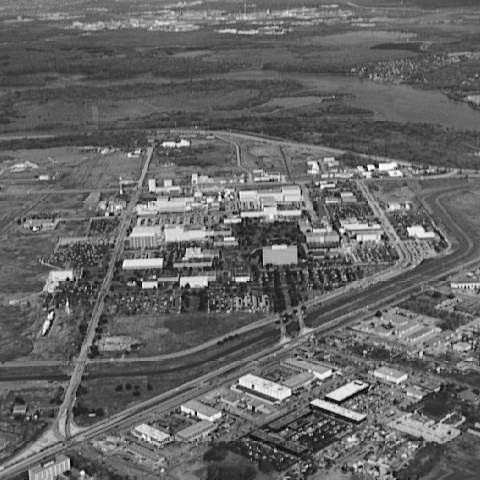
#> input picture HW3-1/aerial_view.tif, 480 x 480 px
$ jupyter execute HW3-1_code.ipynb
#> lines starting #> are read from the running program, lines starting #| are printed output that depends on the picture
# Libraries

[cell 1]
import cv2
import numpy as np
import matplotlib.pyplot as plt
import bisect

# Load Image

[cell 2]
img = cv2.imread('aerial_view.tif', cv2.IMREAD_GRAYSCALE)
#> img is the input picture: shape (480, 480); min 0, max 254, mean 101.2
img

# Useful Fucntions

[cell 3]
"""
Note:
    The variables mentioned below are all from the textbook:
    R. C. Gonzalez and R. E. Woods, "Digital Image Processing", 4th ed. (PIE) Pearson Prentice Hall, 2018

    Please check Section 3.3 Histogram Processing in the book.
"""

def show_plot(image, title):
#> called with title = 'Original Image'
    plt.figure(figsize=(10, 3))
    plt.subplot(121)
    plt.axis('off')
    plt.imshow(image, cmap='gray')
    plt.title(title)
    plt.subplot(122)
    plt.hist(image.ravel(), bins=256, range=(0, 256))
    plt.title('Histogram')
    plt.show()
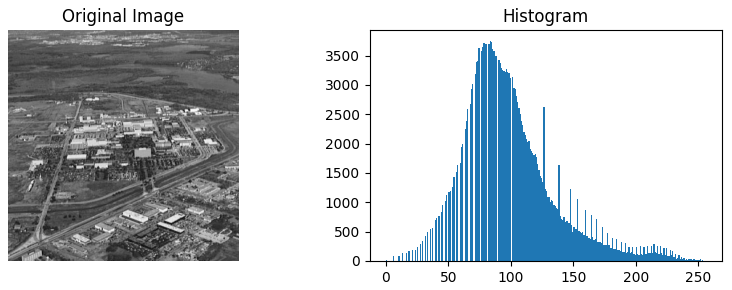
#> figure drawn by matplotlib, 2 panels; panel 2: tallest bar 3749 high, from x = 83 to 84

def histEqualization(image):
    # get histogram of the image
    """
        n_k: number of pixels that have intensity r_k

        hist: n_k
    """
    hist, _ = np.histogram(image.flatten(), 256, [0, 255])
#> hist = 256 values, max 3749 at index 83, min 0 at index 1, mean 900

    # calculate the PDF
    """
        p_r(r_k): the probability of occurrence of intensity level r_k in a digital image
        M * N: the total number of picels in the image (in this homework, M * N = 480 * 480)

        pdf: p_r(r_k) = n_k / (M * N)
    """
    pdf = hist / image.size
#> pdf = 256 values, max 0.0163 at index 83, min 0 at index 1, mean 0.00391

    # calculate the CDF
    """
        CDF: sum of the PDF
    """
    cdf = pdf.cumsum()
#> cdf = 256 values from 0.000109 to 1

    # calculate the s_k
    """
        L: the number of possible intensity levels in the image (in this homework, L = 256 (8-bit image))

        s_k = (L - 1) * CDF

        However, we will get float values by using the s_k function above directly.
        Therefore, we have to round them to the nearest whole number.
    """
    s_k = np.round(255 * cdf)
#> s_k = 256 values from 0 to 255

    # convert the original image by the s_k
    image_new = s_k[image]
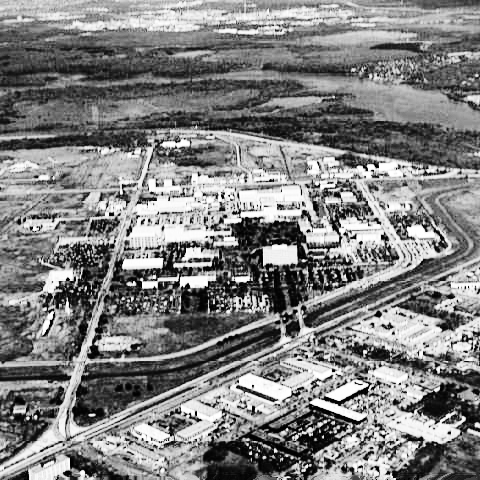
#> image_new: shape (480, 480) float64; min 0, max 255, mean 128.8

    # change the number type from float to int
    return image_new.astype(int)
#> call 2 of show_plot, with title = 'Histogram-equalized Image'
#> in show_plot (call 2), `plt.show()`:
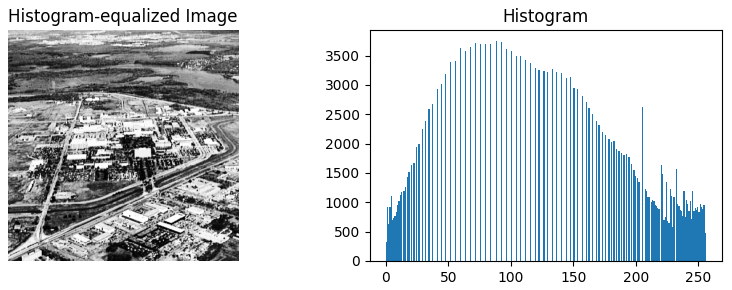
#> figure drawn by matplotlib, 2 panels; panel 2: tallest bar 3749 high, from x = 88 to 89

def histMatching(image):
    # calculate the c
    """
        The question gave us the PDF. Because the sum of the PDF is 1, we can use this feature the get c.

        SUM{PDF} = SUM{p_z(z_i)} = SUM{c * ( (z_i)^0.4 )} = c * SUM{ (z_i)^0.4 } = 1
        c = 1 / SUM{ (z_i)^0.4 }
        z_i: 0 ~ (L-1), in this homework, 0 ~ 255
    """
    z = np.arange(256)
    sum_z = np.sum(z**0.4)
    c = 1 / sum_z

    """
        To do the Histogram Matching, we need z_q and s_k, and try to find the relationship between them,
        which is mapping function G. If we find G(z_q) = s_k, we can match original image to the target.

        target_z_q: z_q
        orginal_s_k: s_k
    """
    # get the z_q function from target image
    target_pdf = c * (z**0.4)
    target_cdf = target_pdf.cumsum()
    target_z_q = np.round(255 * target_cdf)

    # get the s_k function from original image
    original_hist, _ = np.histogram(image.flatten(), 256, [0, 255])
#> original_hist has the same summary as hist in histEqualization
    original_cdf = (original_hist / (image.shape[0] * image.shape[1])).cumsum()
#> original_cdf = 256 values from 0.000109 to 1
    original_s_k = np.round(255 * original_cdf)
#> original_s_k = 256 values from 0 to 255

    """
        For all s_k values, we try to find whether it is in the z_q.
        There are three cases:
        (1) s_k = G(z_q)
        (2) s_k != G(z_q), we choose the nearest G(z_q)
            e.g. s_2 = 4, G(z_7) = 2, G(z_8) = 5,
                 the distance between s_2 and G(z_8) is closer than the distance between s_2 and G(z_7),
                 thus, we map 2 to 8.

        (3) s_k != G(z_q), and the distance between the smaller G(z_q) and s_k, larger G(z_q) and s_k,
            are the same, we choose the smaller G(z_q)
            e.g. s_2 = 4, G(z_7) = 2, G(z_8) = 6,
                 the distance between s_2 and G(z_8) = the distance between s_2 and G(z_7),
                 thus, we map 2 to 7.
    """
    def find_closest_index(sorted_list, value):
        # Find the nearest value position in the sorted_list
        idx = bisect.bisect_left(sorted_list, value)

        if idx == 0:
            return 0  # If the value <= min(sorted_list), return 0
        elif idx == len(sorted_list):
            return len(sorted_list) - 1  # If the value > max(sorted_list), return last index
        else:
            # Choose the closest value position
            prev_val = sorted_list[idx - 1]
            next_val = sorted_list[idx]
            if abs(prev_val - value) <= abs(next_val - value):
                return idx - 1
            else:
                return idx

    # map k to q
    def map_indexes(original_s_k, target_z_q):
        mapping = [0] * len(original_s_k)
#> mapping = 256 values from 0 to 0
        for i, val in enumerate(original_s_k):
            closest_idx = find_closest_index(target_z_q, val)
            mapping[i] = closest_idx
#> this loop made 256 passes
#> (val, idx in find_closest_index, prev_val in find_closest_index, next_val in find_closest_index, closest_idx) on passes 17 to 19: (1, 3, 0, 1, 3), (1, 3, 0, 1, 3), (1, 3, 0, 1, 3)
#> after the loop, mapping = 256 values from 0 to 255
        return mapping

    # mapping function
    mapping = np.array(map_indexes(original_s_k, target_z_q))
#> mapping = 256 values from 0 to 255

    # convert original image using mapping function
    image_new = mapping[image]
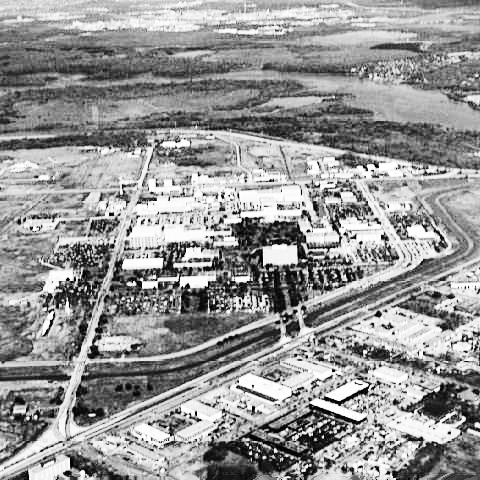
#> image_new: shape (480, 480) int64; min 0, max 255, mean 149.7

    # change the number type from float to int
    return image_new.astype(int)

### 1. Please depict the histogram and graph of the assigned image “aerial_view.tif”, and print out the source code? (10)

[cell 4]
show_plot(img, 'Original Image')

### 2. Please plot the histogram and graph of the image after Histogram Equalization, and print out the source code? (30)

[cell 5]
equalized_img = histEqualization(img)
show_plot(equalized_img, 'Histogram-equalized Image')

### 3. Please plot the histogram and graph of the image after Histogram Matching (specification) by $p_z(z_q)=c∙z_q^{0.4}$, and print out the source code? (NOTE: the parameter, c, needs to calculate in advance) (40)

[cell 6]
matched_img = histMatching(img)
show_plot(matched_img, 'Histogram-matching Image')
#> call 3 of show_plot, with title = 'Histogram-matching Image'
#> in show_plot (call 3), `plt.show()`:
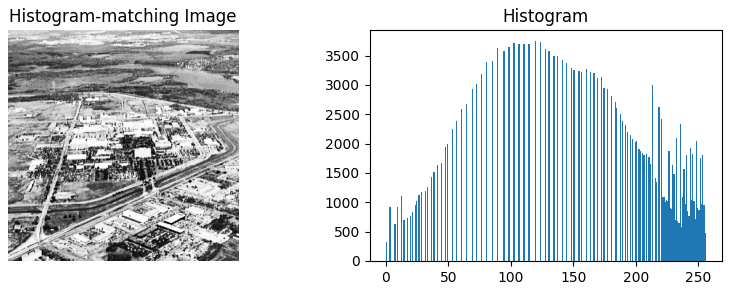
#> figure drawn by matplotlib, 2 panels; panel 2: tallest bar 3749 high, from x = 119 to 120

# 4. Show images and histograms in a picture

[cell 7]
def show_plots_in_1(images, titles):
    plt.figure(figsize=(8, 6))

    for i, (image, title) in enumerate(zip(images, titles)):
        plt.subplot(len(images), 2, 2 * i + 1)
        plt.imshow(image, cmap='gray')
        plt.title(title)
        plt.axis('off')

        plt.subplot(len(images), 2, 2 * i + 2)
        plt.hist(image.ravel(), bins=256, range=(0, 256))
        plt.title(f'{title} - Histogram')
#> this loop made 3 passes
#> title on passes 1 to 3: 'Original Image', 'Histogram-equalized Image', 'Histogram-matching Image'

    plt.tight_layout()
    plt.show()
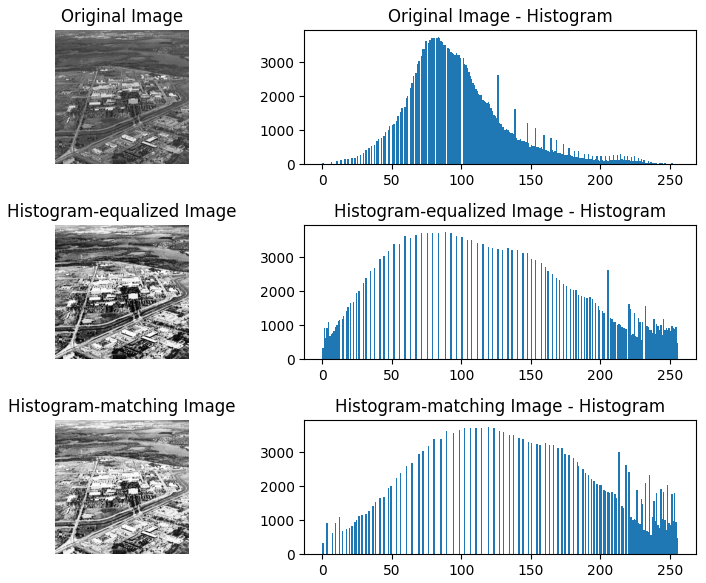
#> figure drawn by matplotlib, 6 panels; panel 2: tallest bar 3749 high, from x = 83 to 84; panel 4: tallest bar 3749 high, from x = 88 to 89; panel 6: tallest bar 3749 high, from x = 119 to 120

# show the plot with histogram of original, histogram equalized, and matched images in a plot
show_plots_in_1([img, equalized_img, matched_img], ['Original Image', 'Histogram-equalized Image', 'Histogram-matching Image'])
